Frame 1 (no input): blank canvas, image omitted
Frame 60 (the mouse pressed at the canvas centre just before this capture): blank canvas, image omitted
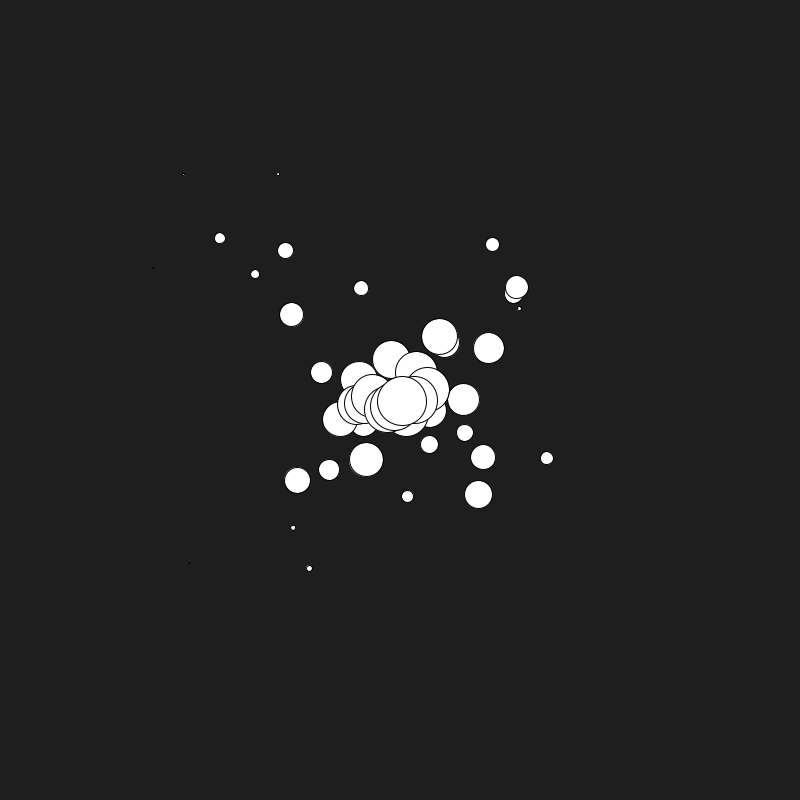
Frame 120 (the mouse held since frame 60 and released just before this capture)

The Processing sketch whose frames 1 and 60 were blank and that drew this single picture after the mouse press (run headless with seeded random() and noise(); from frame 60 on, the mouse is pressed at the canvas centre):

// Processing sketch: w07_03_particleSystems
// ── w07_03_particleSystems.pde
// Code_1_FA18
// Week 7
// Bryan Ma

// this is the leap we made from a single arraylist of ball objects,
//  to an arraylist of particle generators, all which possess their own
//  arraylist of particle objects. clicking on the screen creates a new
//  object of the Generator class. 

// modify the behavior of the particle (and potentially the particle 
//  generator to create an effect that simulates some kind of natural 
//  phenonema. think about the youtube video we saw in class - 
//  (https://www.youtube.com/watch?v=heW3vn1hP2E) that shows how a few 
//  simple changes to a basic particle system can create some convincing 
//  effects, like fire, smoke, and water. 
// see how far you can get and be creative. maybe it could be raindrops on
//  a window, stars zooming by in space, a waterfall? Use color, opacity,
//  size, and lifetimes to control things. try mapping the values of your 
//  parameters to the lifetime, just as in the example each particle gets
//  smaller as it reaches the end of its life. try changing particle speeds,'
//  directions, and other behavior.

ArrayList<Generator> generators;

void setup() {
  size(800, 800);
  generators = new ArrayList<Generator>();
}

void draw() {
  background(30);
  for (int i = 0; i < generators.size(); i++) {
    Generator g = generators.get(i);
    g.addParticles();
    g.drawParticles();
  }
}

void mousePressed() {
  generators.add(new Generator(mouseX, mouseY));
}

class Particle {
  float posX;
  float posY;
  float velX;
  float velY;
  float life;

  Particle(float posX, float posY) {
    this.posX = posX;
    this.posY = posY;
    this.velX = random(-5, 5);
    this.velY = random(-5, 5);
    life = 50;
  }

  void display() {
    ellipse(this.posX, this.posY, life, life);
  }

  void update() {
    life--;
    this.posX += this.velX;
    this.posY += this.velY;

    // check if it goes off
    if (this.posX > width || this.posX < 0) {
      this.velX *= -1;
    }
    if (this.posY > height || this.posY < 0) {
      this.velY *= -1;
    }
  }
}

class Generator {
  ArrayList<Particle> particles;
  float posX;
  float posY;
  float rate; 

  Generator(float posX, float posY) {
    this.posX = posX;
    this.posY = posY;
    particles = new ArrayList<Particle>();
  }

  void addParticles() {
    particles.add(new Particle(this.posX, this.posY));
  }

  void drawParticles() {
    for (int i = 0; i < particles.size(); i++) {
      Particle b = particles.get(i);
      b.update();
      b.display();
    } 

    for (int i = particles.size() - 1; i >= 0; i--) {
      Particle p = particles.get(i);
      if (p.life < 0) {
        particles.remove(i);
      }
    }
  }
}
